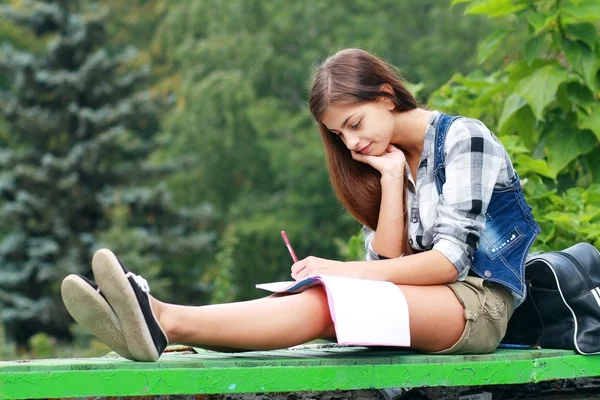
#> input picture Activity#3/img.jpg, 600 x 400 px
$ python 2.py
#> lines starting #> are read from the running program, lines starting #| are printed output that depends on the picture
# %%
import cv2
import numpy as np
from matplotlib import pyplot as plt
from skimage import exposure
from skimage.exposure import cumulative_distribution
IMG = cv2.imread('img.jpg')
#> IMG is the input picture: shape (400, 600, 3); mean B, G, R 91.6, 124.3, 103.4
IMG_RGB = cv2.cvtColor(IMG, cv2.COLOR_BGR2RGB)


fig,plot = plt.subplots(2,2)
plot[0,0].imshow(IMG_RGB)
plot[0,0].set_title('Original Image')

color = ('r','g','b')
for i,c in enumerate(color):
    hist = cv2.calcHist([IMG_RGB],[i],None,[256],[0,256]) # images, channels, mask, histSize, ranges
    plot[0,1].plot(hist,color = c)

plot[0,1].set_title('Hist Original Image')


#EQ IMAGE

def equalizehistchannel(img):
    img_eq = cv2.cvtColor(np.copy(img), cv2.COLOR_RGB2BGR)
    for i in range(3):
        img_eq[:,:,i] = cv2.equalizeHist(img_eq[:,:,i])
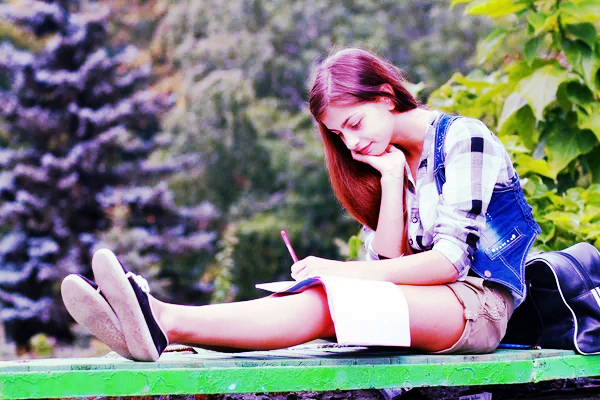
#> img_eq: shape (400, 600, 3); mean R, G, B 127.7, 128.2, 128.3
    return img_eq

img_eq = equalizehistchannel(IMG)


plot[1,0].imshow(img_eq)
plot[1,0].set_title('Equalized Image')

color = ('r','g','b')
for i,c in enumerate(color):
    hist = cv2.calcHist([img_eq],[i],None,[256],[0,256]) # images, channels, mask, histSize, ranges
    plot[1,1].plot(hist,color = c)

plot[1,1].set_title('Hist EQ Image')


plt.show()
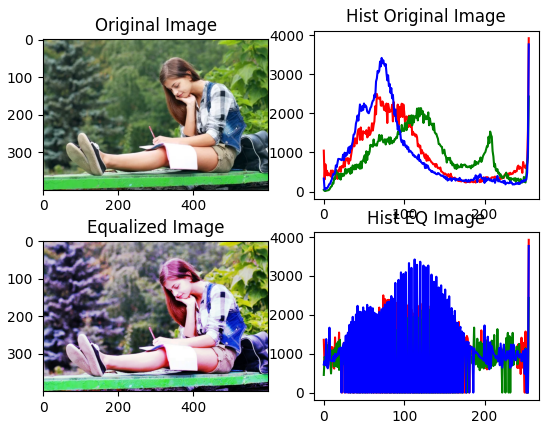
#> figure drawn by matplotlib, 4 panels; panel 2: curve peaks at x = 255, y = 3929; panel 2: curve peaks at x = 255, y = 2434; panel 2: curve peaks at x = 255, y = 3771; panel 4: curve peaks at x = 255, y = 3929


cv2.waitKey(0)
# %%

$ run again, with Activity#3/image2.jpg copied over Activity#3/img.jpg
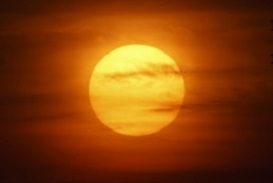
#> input picture Activity#3/image2.jpg, 273 x 183 px
#> IMG is the input picture: shape (183, 273, 3); mean B, G, R 10.1, 63.1, 133.6
#> after the loop in equalizehistchannel, `for i in range(3):`:
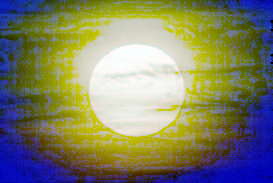
#> img_eq: shape (183, 273, 3); mean R, G, B 128.1, 129, 102.9
#> `plt.show()`:
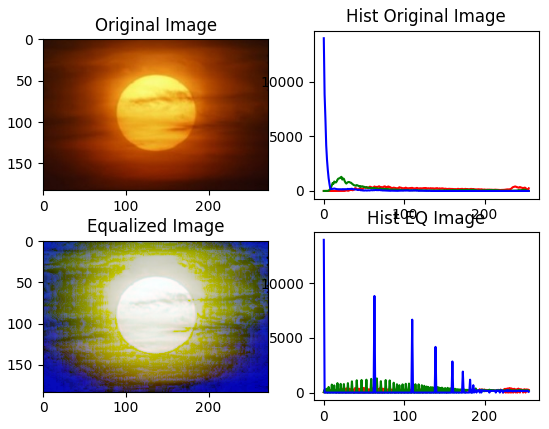
#> figure drawn by matplotlib, 4 panels; panel 2: curve peaks at x = 69, y = 422; panel 2: curve peaks at x = 22, y = 1294; panel 2: curve peaks at x = 0, y = 13971; panel 4: curve peaks at x = 50, y = 422
